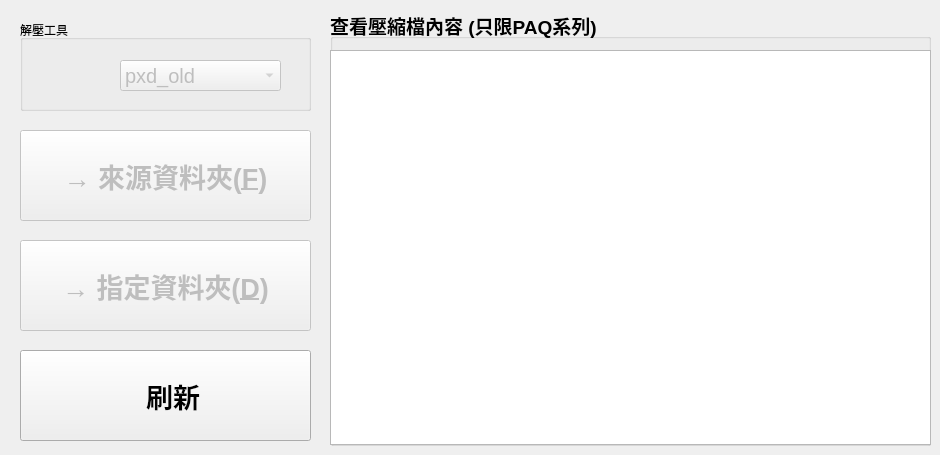
      <widget class="QWidget" name="tab_17">
       <attribute name="title">
        <string>解壓縮</string>
       </attribute>
       <widget class="QPushButton" name="unpaq_1click">
        <property name="enabled">
         <bool>false</bool>
        </property>
        <property name="geometry">
         <rect>
          <x>20</x>
          <y>130</y>
          <width>291</width>
          <height>91</height>
         </rect>
        </property>
        <property name="font">
         <font>
          <pointsize>20</pointsize>
          <weight>75</weight>
          <bold>true</bold>
         </font>
        </property>
        <property name="statusTip">
         <string>解壓縮至來源資料夾 (快捷鍵：Alt+F)</string>
        </property>
        <property name="text">
         <string>→ 來源資料夾(&amp;F)</string>
        </property>
        <property name="icon">
         <iconset resource="resource.qrc">
          <normaloff>:/images/decomp.png</normaloff>:/images/decomp.png</iconset>
        </property>
        <property name="iconSize">
         <size>
          <width>52</width>
          <height>52</height>
         </size>
        </property>
       </widget>
       <widget class="QPushButton" name="unpaq_btn">
        <property name="enabled">
         <bool>false</bool>
        </property>
        <property name="geometry">
         <rect>
          <x>20</x>
          <y>240</y>
          <width>291</width>
          <height>91</height>
         </rect>
        </property>
        <property name="font">
         <font>
          <pointsize>20</pointsize>
          <weight>75</weight>
          <bold>true</bold>
         </font>
        </property>
        <property name="statusTip">
         <string>執行標準解壓縮指令 (快捷鍵：Alt+D)</string>
        </property>
        <property name="text">
         <string>→ 指定資料夾(&amp;D)</string>
        </property>
        <property name="icon">
         <iconset resource="resource.qrc">
          <normaloff>:/images/decomp.png</normaloff>:/images/decomp.png</iconset>
        </property>
        <property name="iconSize">
         <size>
          <width>52</width>
          <height>52</height>
         </size>
        </property>
       </widget>
       <widget class="QPushButton" name="unpaq_viewbtn">
        <property name="geometry">
         <rect>
          <x>20</x>
          <y>350</y>
          <width>291</width>
          <height>91</height>
         </rect>
        </property>
        <property name="font">
         <font>
          <pointsize>20</pointsize>
          <weight>75</weight>
          <bold>true</bold>
         </font>
        </property>
        <property name="statusTip">
         <string>查看壓縮檔內容 (快捷鍵：Ctrl+R)</string>
        </property>
        <property name="text">
         <string>  刷新</string>
        </property>
        <property name="icon">
         <iconset resource="resource.qrc">
          <normaloff>:/images/refresh.png</normaloff>:/images/refresh.png</iconset>
        </property>
        <property name="iconSize">
         <size>
          <width>52</width>
          <height>52</height>
         </size>
        </property>
        <property name="shortcut">
         <string>Ctrl+R</string>
        </property>
       </widget>
       <widget class="QGroupBox" name="groupBox_19">
        <property name="geometry">
         <rect>
          <x>330</x>
          <y>10</y>
          <width>601</width>
          <height>436</height>
         </rect>
        </property>
        <property name="font">
         <font>
          <pointsize>14</pointsize>
          <weight>75</weight>
          <bold>true</bold>
         </font>
        </property>
        <property name="title">
         <string>查看壓縮檔內容 (只限PAQ系列)</string>
        </property>
        <widget class="QTextEdit" name="paq_viewFileList">
         <property name="geometry">
          <rect>
           <x>0</x>
           <y>40</y>
           <width>601</width>
           <height>395</height>
          </rect>
         </property>
         <property name="font">
          <font>
           <pointsize>10</pointsize>
          </font>
         </property>
         <property name="acceptDrops">
          <bool>false</bool>
         </property>
         <property name="horizontalScrollBarPolicy">
          <enum>Qt::ScrollBarAsNeeded</enum>
         </property>
         <property name="sizeAdjustPolicy">
          <enum>QAbstractScrollArea::AdjustIgnored</enum>
         </property>
         <property name="lineWrapMode">
          <enum>QTextEdit::NoWrap</enum>
         </property>
         <property name="readOnly">
          <bool>true</bool>
         </property>
         <property name="html">
          <string>&lt;!DOCTYPE HTML PUBLIC &quot;-//W3C//DTD HTML 4.0//EN&quot; &quot;http://www.w3.org/TR/REC-html40/strict.dtd&quot;&gt;
&lt;html&gt;&lt;head&gt;&lt;meta name=&quot;qrichtext&quot; content=&quot;1&quot; /&gt;&lt;style type=&quot;text/css&quot;&gt;
p, li { white-space: pre-wrap; }
&lt;/style&gt;&lt;/head&gt;&lt;body style=&quot; font-family:'微軟正黑體'; font-size:10pt; font-weight:600; font-style:normal;&quot;&gt;
&lt;p style=&quot;-qt-paragraph-type:empty; margin-top:0px; margin-bottom:0px; margin-left:0px; margin-right:0px; -qt-block-indent:0; text-indent:0px; font-size:12pt;&quot;&gt;&lt;br /&gt;&lt;/p&gt;&lt;/body&gt;&lt;/html&gt;</string>
         </property>
        </widget>
       </widget>
       <widget class="QGroupBox" name="groupBox_14">
        <property name="geometry">
         <rect>
          <x>20</x>
          <y>20</y>
          <width>291</width>
          <height>91</height>
         </rect>
        </property>
        <property name="title">
         <string>解壓工具</string>
        </property>
        <widget class="QComboBox" name="unpaq_tool">
         <property name="enabled">
          <bool>false</bool>
         </property>
         <property name="geometry">
          <rect>
           <x>100</x>
           <y>40</y>
           <width>161</width>
           <height>31</height>
          </rect>
         </property>
         <property name="font">
          <font>
           <pointsize>15</pointsize>
          </font>
         </property>
         <item>
          <property name="text">
           <string>pxd_old</string>
          </property>
         </item>
         <item>
          <property name="text">
           <string>pxd_new</string>
          </property>
         </item>
         <item>
          <property name="text">
           <string>px</string>
          </property>
         </item>
         <item>
          <property name="text">
           <string>cmix</string>
          </property>
         </item>
         <item>
          <property name="text">
           <string>bcm</string>
          </property>
         </item>
        </widget>
       </widget>
      </widget>
